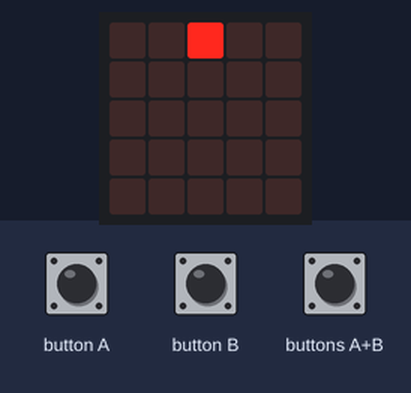
A program run on a simulated BBC micro:bit (MakeCode). Shown: the board's 5×5 LED display. The inputs (shaded band) are chosen by the test bench.

Above: at 1.2 s.
1.3 s: buttons A+B pressed for 0.15 s
At 3.9 s:
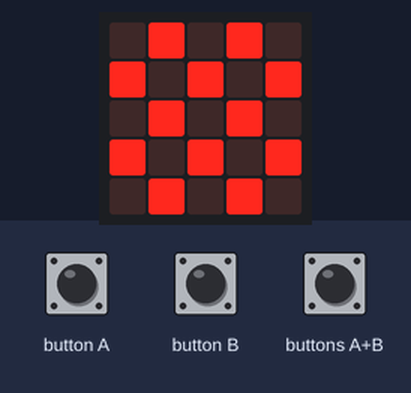
4.4 s: button A pressed for 0.15 s
6.2 s: button B pressed for 0.15 s
At 7.5 s:
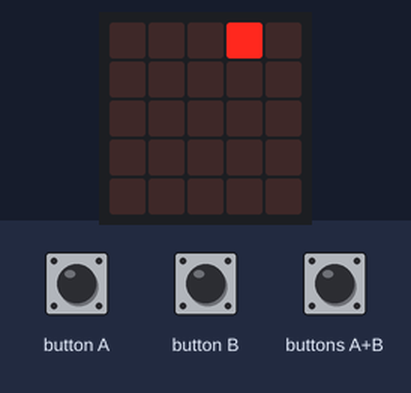
7.8 s: buttons A+B pressed for 1 s
At 11.7 s:
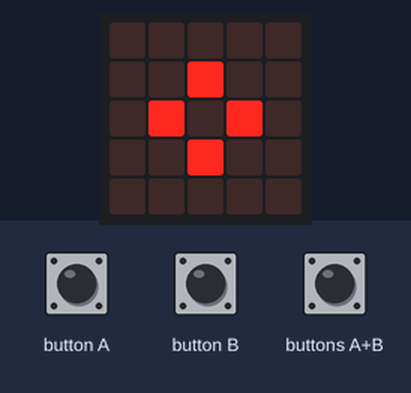
11.8 s: button B pressed for 0.15 s
13.5 s: button A pressed for 0.15 s
At 14.5 s:
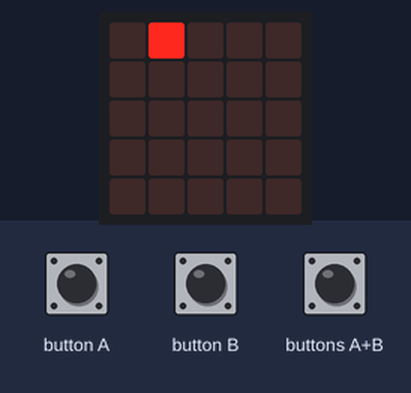
Timing chart, 0 to 16.1 s (numbered marks = the images above; inputs shaded):
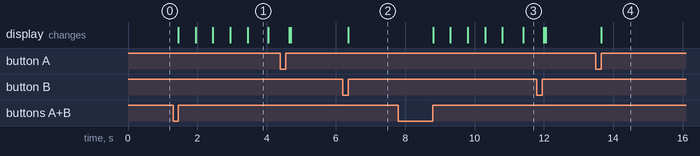

The program:

main.ts
```typescript
input.onButtonPressed(Button.A, function () {
    Bonba.move(-1)
})
input.onButtonPressed(Button.AB, function () {
    for (let index = 0; index < 4; index++) {
        Bonba.change(LedSpriteProperty.Y, 1)
        basic.pause(500)
    }
    if (Bonba.get(LedSpriteProperty.Y) == 4) {
        basic.showIcon(IconNames.Chessboard)
        basic.showIcon(IconNames.SmallDiamond)
        Bonba.set(LedSpriteProperty.X, 2)
        Bonba.set(LedSpriteProperty.Y, 0)
    }
})
input.onButtonPressed(Button.B, function () {
    Bonba.move(1)
})
let Bonba: game.LedSprite = null
Bonba = game.createSprite(2, 0)
```

test.ts
```typescript
// aquí va el archivo "tests"; esto no se compilará cuando este paquete se utilice como una extensión.
```

Measured:
- after the input at 1.3 s, the display: first changes after 0.15 s (image 1 shows a later state)
- after the input at 6.2 s, the display: changes after 0.15 s (image 2)
- after the input at 7.8 s, the display: first changes after 1.0 s (image 3 shows a later state)
- after the input at 13.5 s, the display: changes after 0.15 s (image 4)
- what the display in image 1 shows lasts 0.6 s, from 3.5 s to 4.1 s
